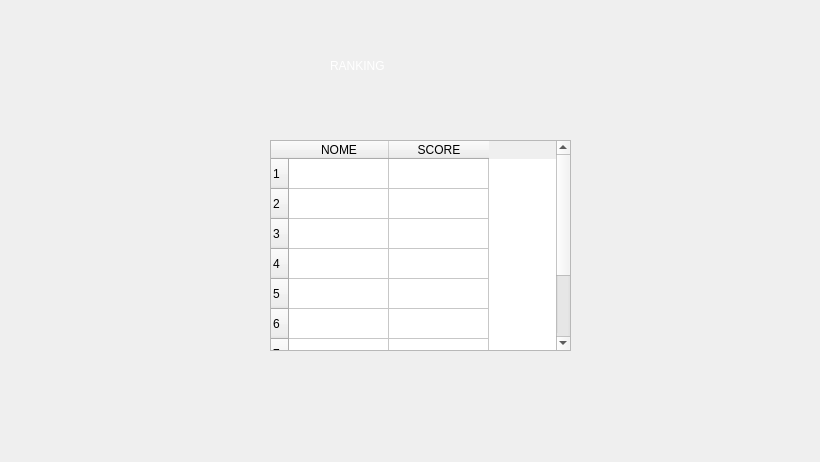
<?xml version="1.0" encoding="UTF-8"?>
<ui version="4.0">
 <class>Dialog</class>
 <widget class="QDialog" name="Dialog">
  <property name="geometry">
   <rect>
    <x>0</x>
    <y>0</y>
    <width>820</width>
    <height>462</height>
   </rect>
  </property>
  <property name="sizePolicy">
   <sizepolicy hsizetype="Fixed" vsizetype="Fixed">
    <horstretch>0</horstretch>
    <verstretch>0</verstretch>
   </sizepolicy>
  </property>
  <property name="windowTitle">
   <string>Quiz G-SEPi: Ranking</string>
  </property>
  <property name="windowIcon">
   <iconset resource="res_tela_ranking/ranking_res.qrc">
    <normaloff>:/imag-rank/icone_padrao.JPG</normaloff>:/imag-rank/icone_padrao.JPG</iconset>
  </property>
  <widget class="QLabel" name="tela_fundo">
   <property name="geometry">
    <rect>
     <x>0</x>
     <y>0</y>
     <width>831</width>
     <height>471</height>
    </rect>
   </property>
   <property name="styleSheet">
    <string notr="true">background-image: url(:/imag-rank/5.png);</string>
   </property>
   <property name="text">
    <string/>
   </property>
  </widget>
  <widget class="QLabel" name="label_iNSTRUCOES">
   <property name="geometry">
    <rect>
     <x>330</x>
     <y>40</y>
     <width>201</width>
     <height>51</height>
    </rect>
   </property>
   <property name="styleSheet">
    <string notr="true">color: rgb(255, 255, 255);
font: 20pt &quot;Noto Sans Lisu&quot;;</string>
   </property>
   <property name="text">
    <string>RANKING</string>
   </property>
  </widget>
  <widget class="QTableWidget" name="tableWidget">
   <property name="geometry">
    <rect>
     <x>270</x>
     <y>140</y>
     <width>301</width>
     <height>211</height>
    </rect>
   </property>
   <row>
    <property name="text">
     <string>1</string>
    </property>
   </row>
   <row>
    <property name="text">
     <string>2</string>
    </property>
   </row>
   <row>
    <property name="text">
     <string>3</string>
    </property>
   </row>
   <row>
    <property name="text">
     <string>4</string>
    </property>
   </row>
   <row>
    <property name="text">
     <string>5</string>
    </property>
   </row>
   <row>
    <property name="text">
     <string>6</string>
    </property>
   </row>
   <row>
    <property name="text">
     <string>7</string>
    </property>
   </row>
   <row>
    <property name="text">
     <string>8</string>
    </property>
   </row>
   <row>
    <property name="text">
     <string>10</string>
    </property>
   </row>
   <column>
    <property name="text">
     <string>NOME</string>
    </property>
   </column>
   <column>
    <property name="text">
     <string>SCORE</string>
    </property>
   </column>
  </widget>
 </widget>
 <resources>
  <include location="res_tela_ranking/ranking_res.qrc"/>
 </resources>
 <connections/>
</ui>
